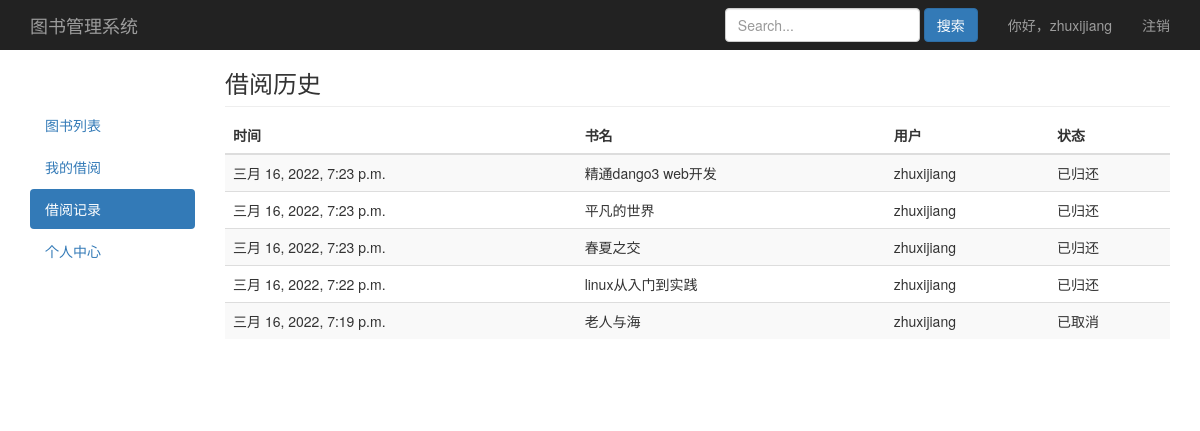
The app's page /book/record/ (signed in) with its own data.
### book/models.py (models this page shows)
class UserProfile(AbstractUser):
    choice_gender = (
        ('male','男'),
        ('female','女'),
    )
    gender = models.CharField(max_length=6,choices=choice_gender,default='male',verbose_name='性别')
    mobile = models.IntegerField(null=True,verbose_name='手机号码')
    class Meta:
        verbose_name_plural = '用户列表'
    def __str__(self):
        return self.username

class Order(models.Model):
    choice_status = (
        (1,'预定中'),
        (2,'已借阅'),
        (3,'归还中'),
        (4,'已归还'),
        (5,'已取消'),
    )
    m_time = models.DateTimeField(auto_now=True,verbose_name='更新时间')
    username = models.ForeignKey(settings.AUTH_USER_MODEL,on_delete=models.CASCADE,related_name='log_username',verbose_name='用户')
    book = models.ForeignKey(Book,on_delete=models.CASCADE,related_name='log_book',verbose_name='书名')
    status = models.SmallIntegerField(choices=choice_status,verbose_name='状态')
    class Meta:
        verbose_name_plural = '借阅订单'
    def audit(self):
        if self.status == 1:
            return format_html(
                '<button type="button" class="el-button el-button--primary el-button--small"> \
                <a href="/borrow_out/{}/"><span style="color:#FFF">借出</span></a></button>',self.id
            )
        elif self.status == 3:
            return format_html(
                '<button type="button" class="el-button stop-submit el-button--danger el-button--small"> \
                <a href="/return_in/{}/"><span style="color:#FFF">归还</span></a></button>',self.id
            )
    audit.short_description = '审核'

class Book(models.Model):
    name = models.CharField(max_length=30,blank=False,verbose_name='书名')
    category = models.ForeignKey(Category,on_delete=models.CASCADE,default='',blank=False,related_name='books_category',verbose_name='类别')
    author = models.CharField(max_length=30,null=True,blank=False,verbose_name='作者')
    publisher = models.CharField(max_length=30,null=True,blank=False,verbose_name='出版社')
    count = models.IntegerField(default=1,verbose_name='库存')
    img = models.ImageField(upload_to='book_img/%Y/%m/%d/',blank=True,null=True,default='book_img/default.jpg',verbose_name='书籍图片')
    content = models.TextField(null=True,blank=True,verbose_name='内容简介')
    create_time = models.DateTimeField(auto_now_add=True,verbose_name='入库时间')
    class Meta:
        verbose_name_plural = '图书列表'
    def __str__(self):
        return self.name

### book/views.py (the view)
# urls.py: path('book/record/',views.record,name='book_record'),
@login_required
def record(request):
	obj_order = Order.objects.filter(username=request.user,status__gte=4).order_by('-m_time')
	paginator = Paginator(obj_order,10)
	page = request.GET.get('page')
	try:
		obj_order = paginator.page(page)
	except PageNotAnInteger:
		obj_order = paginator.page(1)
	except EmptyPage:
		obj_order = paginator.page(paginator.num_pages)
	return render(request,'book/record.html',locals())

### book/templates/book/record.html (shortened to what this page needs)
{% extends "book/base.html" %}
{% block nav%}
<ul class="nav nav-pills nav-stacked">
  <li><a href="/">图书列表</a></li>
  <li><a href="/book/myborrow/">我的借阅</a></li>
  <li class="active"><a href="/book/record/">借阅记录<span class="sr-only">(current)</span></a></li>
  <li><a href="/book/usercenter/">个人中心</a></li>
</ul>
{% endblock %}
{% block content %}
<h3 class="sub-header">借阅历史</h3>
<div class="table-responsive">
  <table class="table table-striped">
    <thead>
      <tr>
        <th>时间</th>
        <th>书名</th>
        <th>用户</th>
        <th>状态</th>
      </tr>
    </thead>
    <tbody>
      {% for field in obj_order %}
      <tr>
        <td>{{field.m_time}}</td>
        <td>{{field.book}}</td>
        <td>{{field.username}}</td>
        <td>{{field.get_status_display}}</td>
      </tr>
      {% endfor %}
    </tbody>
  </table>
</div>
{% endblock %}

### book/templates/book/base.html (shortened to what this page needs)
{% load static %}
<!doctype html>
<html lang="en">
<head>
  <link href="{% static "bootstrap-3.4.1-dist/css/bootstrap.min.css" %}" rel="stylesheet">
  <link href="{% static "css/style.css" %}" rel="stylesheet">
</head>
<body>
  <nav class="navbar navbar-inverse navbar-fixed-top">
    <div class="container">
      <div class="navbar-header">
        <a class="navbar-brand" href="/">图书管理系统</a>
      </div>
      <div id="navbar" class="navbar-collapse collapse">
       {% if request.user.is_authenticated %}
        <ul class="nav navbar-nav navbar-right">
          <li><a>你好，{{ request.user }}</a></li>
          <li><a href="/logout/">注销</a></li>
        </ul>
        <form class="navbar-form navbar-right" method='get' action='/book/search/'>
          <input type="text" name="search" class="form-control" placeholder="Search...">
          <button type="submit" class="btn btn-primary">搜索</button>
        </form>
      </div>
      {% endif %}
    </div>
  </nav>
  <div class="container">
    <div class="row">
      <div class="col-md-2">
        <div style="padding-top:55px"></div>
        {% block nav %} {% endblock %}
      </div>
      <div class="col-md-10">
        {% block content %}{% endblock %}
      </div>
    </div>
    <div class="row">
      <div class="col-md-6"></div>
      <div class="col-md-6">
      </div>
    </div>
  </div>
</body>
</html>

### book/static/css/style.css (style rules this page uses)
body { padding-top: 50px; }
.sub-header { padding-bottom: 10px; border-bottom: 1px solid #eee; }
.navbar-fixed-top { border: 0; }

### records on screen
UserProfile: user "zhuxijiang"
Order: m_time "三月 16, 2022, 7:23 p.m.", book "精通dango3 web开发", username "zhuxijiang", status "已归还"
Order: m_time "三月 16, 2022, 7:23 p.m.", book "平凡的世界", username "zhuxijiang", status "已归还"
Order: m_time "三月 16, 2022, 7:23 p.m.", book "春夏之交", username "zhuxijiang", status "已归还"
Order: m_time "三月 16, 2022, 7:22 p.m.", book "linux从入门到实践", username "zhuxijiang", status "已归还"
Order: m_time "三月 16, 2022, 7:19 p.m.", book "老人与海", username "zhuxijiang", status "已取消"
